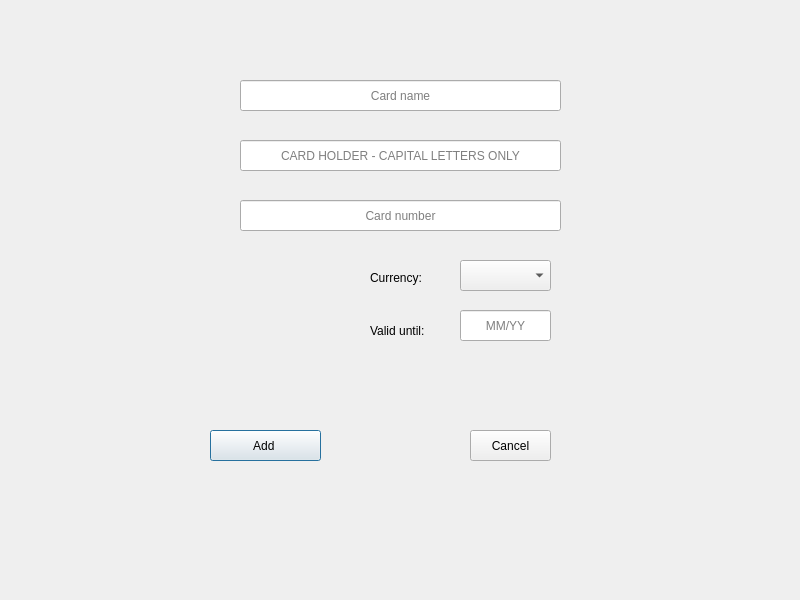
<?xml version="1.0" encoding="UTF-8"?>
<ui version="4.0">
 <class>AddCardDialog</class>
 <widget class="QDialog" name="AddCardDialog">
  <property name="geometry">
   <rect>
    <x>0</x>
    <y>0</y>
    <width>800</width>
    <height>600</height>
   </rect>
  </property>
  <property name="windowTitle">
   <string>AddCardDialog</string>
  </property>
  <widget class="QPushButton" name="addCardPushButton">
   <property name="geometry">
    <rect>
     <x>210</x>
     <y>430</y>
     <width>111</width>
     <height>31</height>
    </rect>
   </property>
   <property name="text">
    <string>Add </string>
   </property>
  </widget>
  <widget class="QLineEdit" name="cardNameLineEdit">
   <property name="geometry">
    <rect>
     <x>240</x>
     <y>80</y>
     <width>321</width>
     <height>31</height>
    </rect>
   </property>
   <property name="alignment">
    <set>Qt::AlignCenter</set>
   </property>
   <property name="placeholderText">
    <string>Card name</string>
   </property>
  </widget>
  <widget class="QLineEdit" name="cardHolderLineEdit">
   <property name="geometry">
    <rect>
     <x>240</x>
     <y>140</y>
     <width>321</width>
     <height>31</height>
    </rect>
   </property>
   <property name="alignment">
    <set>Qt::AlignCenter</set>
   </property>
   <property name="placeholderText">
    <string>CARD HOLDER - CAPITAL LETTERS ONLY</string>
   </property>
  </widget>
  <widget class="QLineEdit" name="cardNumberLineEdit">
   <property name="geometry">
    <rect>
     <x>240</x>
     <y>200</y>
     <width>321</width>
     <height>31</height>
    </rect>
   </property>
   <property name="alignment">
    <set>Qt::AlignCenter</set>
   </property>
   <property name="placeholderText">
    <string>Card number</string>
   </property>
  </widget>
  <widget class="QLabel" name="validUntilLabel">
   <property name="geometry">
    <rect>
     <x>370</x>
     <y>320</y>
     <width>61</width>
     <height>21</height>
    </rect>
   </property>
   <property name="text">
    <string>Valid until:</string>
   </property>
  </widget>
  <widget class="QComboBox" name="isoCurrencyComboBox">
   <property name="geometry">
    <rect>
     <x>460</x>
     <y>260</y>
     <width>91</width>
     <height>31</height>
    </rect>
   </property>
  </widget>
  <widget class="QLabel" name="currencyLabel">
   <property name="geometry">
    <rect>
     <x>370</x>
     <y>270</y>
     <width>61</width>
     <height>16</height>
    </rect>
   </property>
   <property name="text">
    <string>Currency:</string>
   </property>
  </widget>
  <widget class="QLineEdit" name="validUntilLineEdit">
   <property name="geometry">
    <rect>
     <x>460</x>
     <y>310</y>
     <width>91</width>
     <height>31</height>
    </rect>
   </property>
   <property name="alignment">
    <set>Qt::AlignCenter</set>
   </property>
   <property name="placeholderText">
    <string>MM/YY</string>
   </property>
  </widget>
  <widget class="QPushButton" name="cancelAddCardPushButton">
   <property name="geometry">
    <rect>
     <x>470</x>
     <y>430</y>
     <width>81</width>
     <height>31</height>
    </rect>
   </property>
   <property name="text">
    <string>Cancel</string>
   </property>
  </widget>
 </widget>
 <layoutdefault spacing="6" margin="11"/>
 <resources/>
 <connections>
  <connection>
   <sender>cancelAddCardPushButton</sender>
   <signal>clicked()</signal>
   <receiver>AddCardDialog</receiver>
   <slot>reject()</slot>
   <hints>
    <hint type="sourcelabel">
     <x>501</x>
     <y>447</y>
    </hint>
    <hint type="destinationlabel">
     <x>532</x>
     <y>509</y>
    </hint>
   </hints>
  </connection>
 </connections>
</ui>
